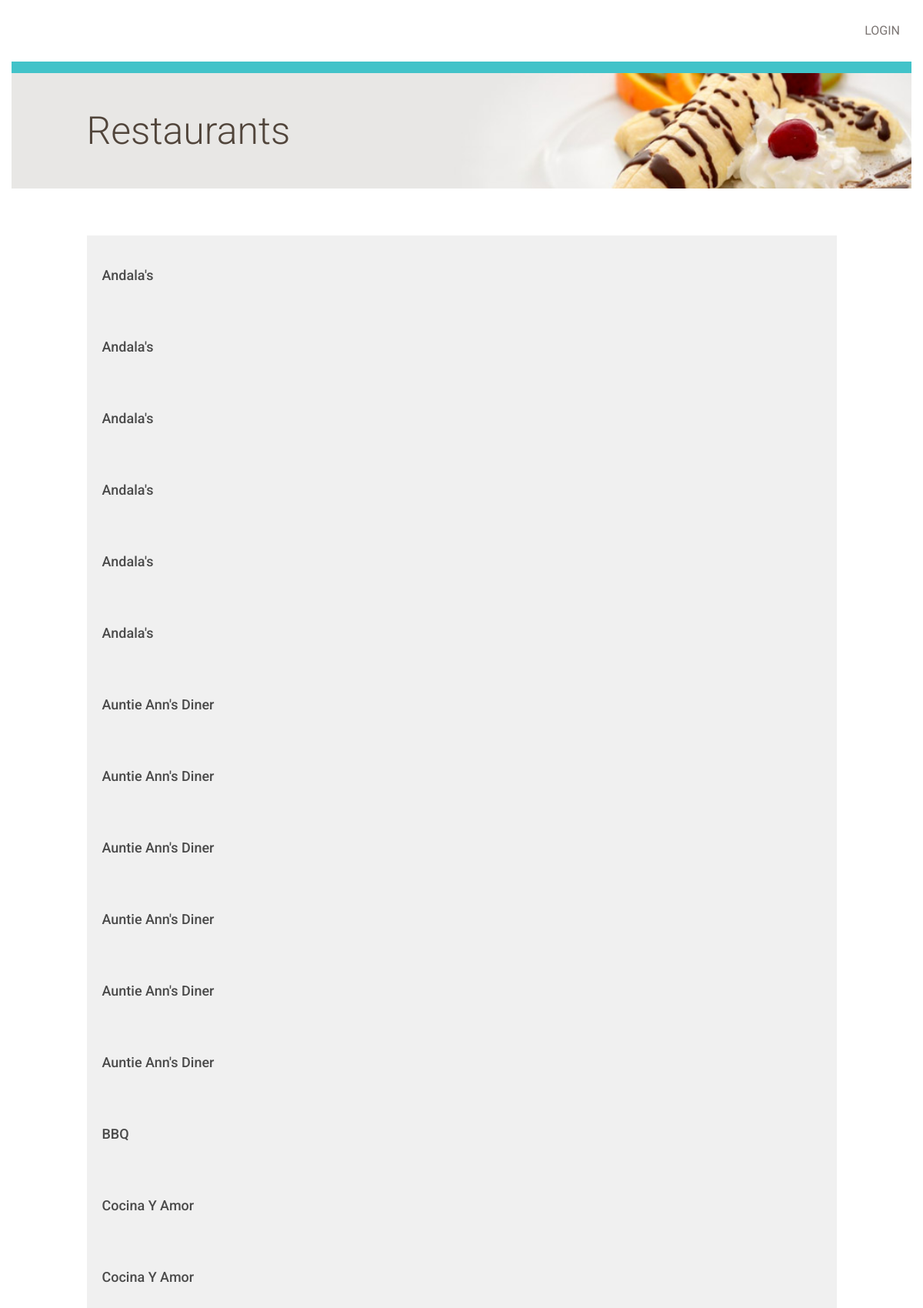
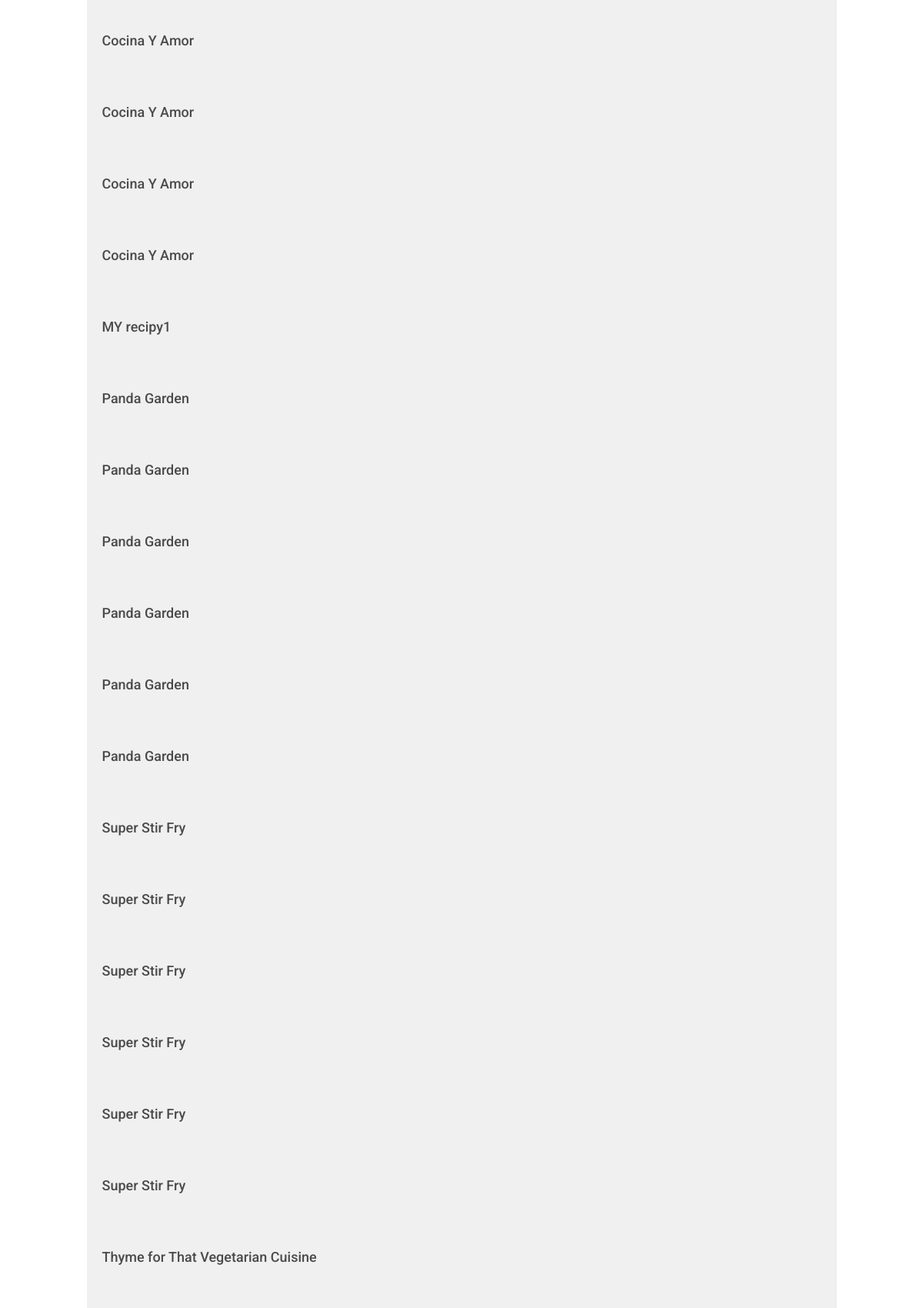
/restaurant/ (upper part), run on the app's committed database (2 pictures, top to bottom).
### database_setup.py (models this page shows, shortened)
class Restaurant(Base):
    __tablename__ = 'restaurant'
    id = Column(Integer, primary_key=True)
    name = Column(String(250), nullable=False)
    user_id = Column(Integer,ForeignKey('user.id'))
    user = relationship(User)

### project.py (the view)
@app.route('/')
@app.route('/restaurant/')
def showRestaurants():
  restaurants = session.query(Restaurant).order_by(asc(Restaurant.name))
  if 'username' not in login_session:
    return render_template('publicrestaurant.html',restaurants = restaurants)
  else:
    return render_template('restaurants.html', restaurants = restaurants)

### templates/publicrestaurant.html (shortened to what this page needs)
{% extends "main.html" %}
{% block content %}
    <div class="row top-menu">
        <div class="col-md-10"></div>
        <div class="col-md-2 text-right">
            <a href="{{url_for('showLogin')}}"> LOGIN </a>
        </div>
    </div>
    <div class="row divider blue">
        <div class="col-md-12"></div>
    </div>
    <div class="row banner main">
        <div class="col-md-1"></div>
        <div class="col-md-11 padding-none">
            <h1>Restaurants</h1>
        </div>
    </div>
    <div class="row padding-top padding-bottom">
        <div class="col-md-1"></div>
        <div class="col-md-10 padding-none">
        </div>
        <div class="col-md-1"></div>
    </div>
    {% for restaurant in restaurants %}
        <a href = "{{url_for('showMenu', restaurant_id = restaurant.id)}}">
            <div class="row">
                <div class="col-md-1"></div>
                    <div class="col-md-10 restaurant-list">
                        <h3>{{restaurant.name}}</h3>
                    </div>
                <div class="col-md-1"></div>
            </div>
        </a>
    {% endfor %}
{% endblock %}

### templates/main.html (shortened to what this page needs)
<!DOCTYPE html>
<html lang="en">
	<head>
		<link rel="stylesheet" href="//netdna.bootstrapcdn.com/bootstrap/3.1.1/css/bootstrap.min.css">
		<link rel=stylesheet type=text/css href="{{ url_for('static', filename='styles.css') }}">
	</head>
	<body>
		<div class="container">
			{% block content %}
			{% endblock %}
		</div>
	</body>
</html>

### static/styles.css (style rules this page uses)
* { font-family: "Helvetica Neue Bold", Roboto, Helvetica, Arial, sans-serif; font-weight: 700; }
h1 { font-family: "Helvetica Neue Light", Roboto, Helvetica, Arial, sans-serif; font-size: 50px; color: #51453B; line-height: 60px; font-weight: 300; }
h3 { font-size: 18px; color: #4A4A4A; line-height: 23px; }
a { font-size: 14px; color: #0093B9; line-height: 17px; }
.padding-top { padding-top: 30px; }
.padding-bottom { padding-bottom: 30px; }
.padding-none { padding: 0; }
.top-menu { padding-top: 30px; padding-bottom: 30px; }
.top-menu a { margin-bottom: 0; line-height: 16px; font-size: 16px; color: #7B7573; font-weight: 400; }
.divider { height: 15px; }
.divider.blue { background-color: #42C3C9; }
.banner.main { height: 150px; background: url("/static/top-banner.jpg"); background-position: right; background-repeat: no-repeat; background-size: cover; }
.banner h1 { margin: 45px 0; }
.restaurant-list { background-color: #F0F0F0; padding: 20px; u }

### data on the page
Restaurant: name "Andala's"
Restaurant: name "Andala's"
Restaurant: name "Andala's"
Restaurant: name "Andala's"
Restaurant: name "Andala's"
Restaurant: name "Andala's"
Restaurant: name "Auntie Ann's Diner"
Restaurant: name "Auntie Ann's Diner"
Restaurant: name "Auntie Ann's Diner"
Restaurant: name "Auntie Ann's Diner"
Restaurant: name "Auntie Ann's Diner"
Restaurant: name "Auntie Ann's Diner"
Restaurant: name "BBQ"
Restaurant: name "Cocina Y Amor"
Restaurant: name "Cocina Y Amor"
Restaurant: name "Cocina Y Amor"
Restaurant: name "Cocina Y Amor"
Restaurant: name "Cocina Y Amor"
Restaurant: name "Cocina Y Amor"
Restaurant: name "MY recipy1"
Restaurant: name "Panda Garden"
Restaurant: name "Panda Garden"
Restaurant: name "Panda Garden"
Restaurant: name "Panda Garden"
Restaurant: name "Panda Garden"
Restaurant: name "Panda Garden"
Restaurant: name "Super Stir Fry"
Restaurant: name "Super Stir Fry"
Restaurant: name "Super Stir Fry"
Restaurant: name "Super Stir Fry"
Restaurant: name "Super Stir Fry"
Restaurant: name "Super Stir Fry"
Restaurant: name "Thyme for That Vegetarian Cuisine"
